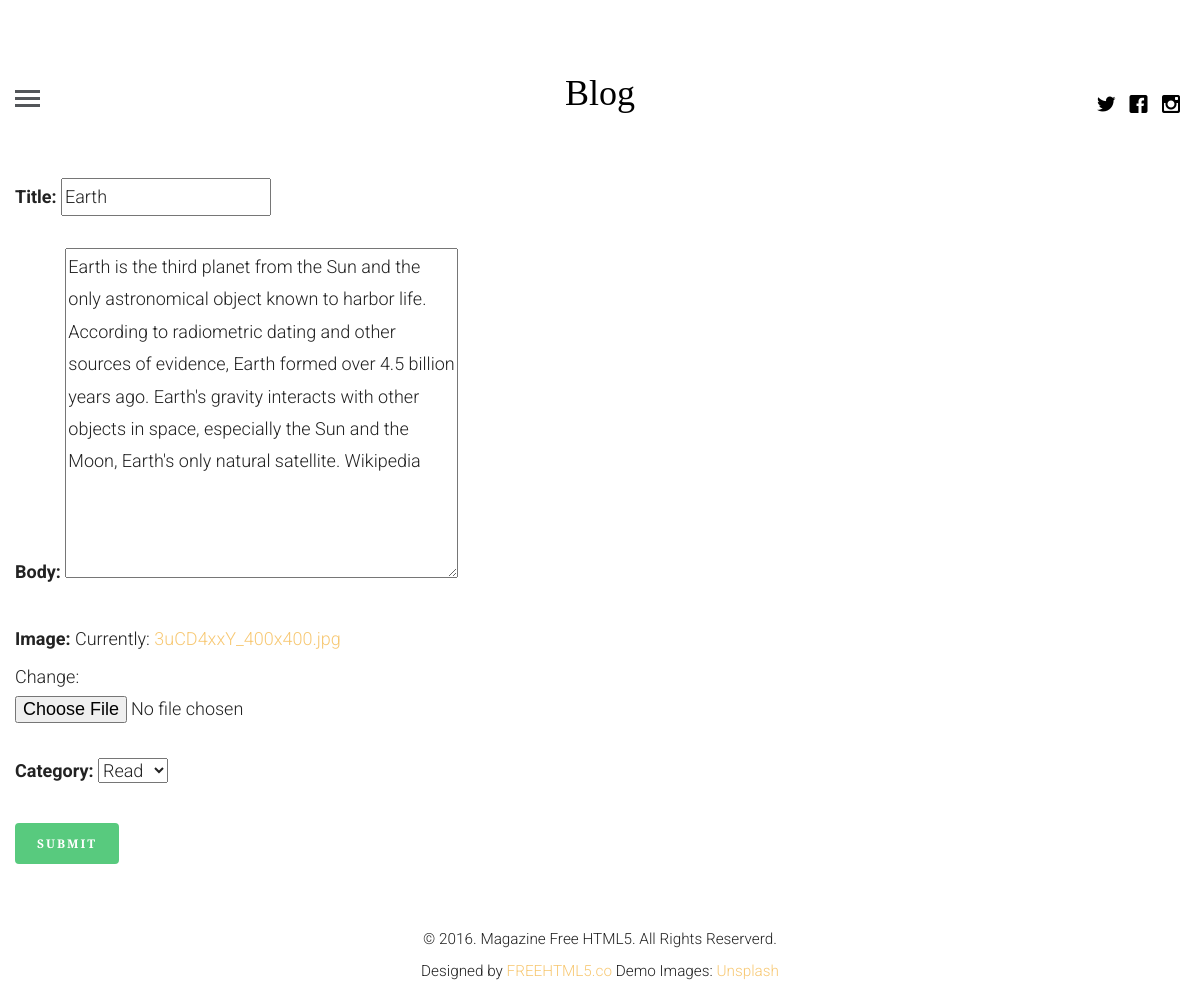
The page /update/4 (signed in) on the database its author committed.
### blogapp/models.py (models this page shows, shortened)
class articale(models.Model):
    articale_author = models.ForeignKey(author,on_delete=models.CASCADE)
    title = models.CharField(max_length=200)
    body = models.TextField()
    image = models.ImageField()
    posted_on = models.DateTimeField(auto_now=False,auto_now_add=True)
    update_on = models.DateTimeField(auto_now=True,auto_now_add=False)
    category = models.ForeignKey(category,on_delete=models.CASCADE)

### blogapp/views.py (the view)
# urls.py: path("update/<int:id>",views.getupdate, name = "update"),
def getupdate(request,id):
    if request.user.is_authenticated:
        u = get_object_or_404(author, name=request.user.id)
        post = get_object_or_404(articale,id=id)
        form = createForm(request.POST or None, request.FILES or None,instance=post )
        if form.is_valid():
            instance=form.save(commit=False)
            instance.articale_author=u
            instance.save()
            messages.success(request,"Articale is Updated successfully !")
            return redirect('profile')
        context={"form":form}
        return render(request,"create.html",context)
    else:
        return redirect('login')

### blogapp/forms.py
class createForm(forms.ModelForm):
    class Meta:
        model= articale
        fields= "__all__"
        exclude = ['articale_author']

### blogapp/models.py (called while the page is built)
    def __str__(self):
        return self.name

### templates/create.html (shortened to what this page needs)
{% extends 'base.html' %}
{% block content %}
    <div class="container-fluid">
      <form action="" method="POST" enctype="multipart/form-data">
        {{form.as_p}}
        <button class="btn btn-success" >Submit</button>
      </form>
    </div>
{% endblock %}

### blogapp/static/css/style.css (style rules this page uses)
html { background: #fff; }
body { font-family: "Roboto", arial, sans-serif; font-size: 18px; font-weight: 300; line-height: 1.8; color: #222; background: #fff; }
a { color: #f7c873; -webkit-transition: 0.5s; -o-transition: 0.5s; transition: 0.5s; }
p { margin-bottom: 30px; }
.btn { margin-right: 4px; margin-bottom: 4px; font-family: "Playfair Display", times, serif; font-size: 12px; letter-spacing: 2px; text-transform: uppercase; font-weight: 700; -webkit-border-radius: 4px; -moz-border-radius: 4px; -ms-border-radius: 4px; border-radius: 4px; -webkit-transition: 0.5s; -o-transition: 0.5s; transition: 0.5s; }
.btn-success { background: #58ca7e; color: #fff; border: 2px solid #58ca7e; }

### rows shown on the page
articale: title "Earth", body "Earth is the third planet from the Sun and the only astronomical object known to harbor life. According to radiometric dating and other sources of evidence, Earth formed over 4.5 billion years ago. Earth's gravity interacts with other objects in space, especially the Sun and the Moon, Earth's only natural satellite. Wikipedia", category "Read"
